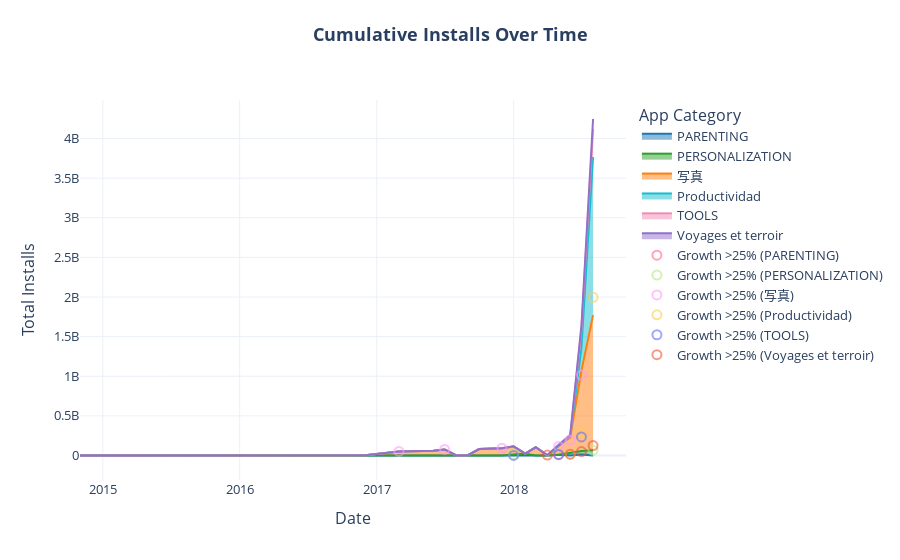

The code cell stored with this chart in its notebook:
### Code cell
import pandas as pd
import plotly.express as px
import plotly.graph_objects as go
from datetime import datetime, timedelta, timezone

df = pd.read_csv("Play Store Data.csv")

df['Rating'] = pd.to_numeric(df['Rating'], errors='coerce')
df['Installs'] = df['Installs'].astype(str).str.replace(r'\D', '', regex=True).replace('', '0').astype(int)
df['Reviews'] = pd.to_numeric(df['Reviews'], errors='coerce')
df['Last Updated'] = pd.to_datetime(df['Last Updated'], errors='coerce')

def clean_size(size):
    size_str = str(size)
    if 'M' in size_str: return float(size_str.replace('M', ''))
    if 'k' in size_str: return float(size_str.replace('k', '')) / 1024
    return 0
df['Size_MB'] = df['Size'].apply(clean_size)

mask = (
    (df['Rating'] >= 4.2) &
    (~df['App'].str.contains(r'\d', na=False)) &
    (df['Category'].str.startswith(('T', 'P'), na=False)) &
    (df['Reviews'] > 1000) &
    (df['Size_MB'] >= 20) & (df['Size_MB'] <= 80)
)

df_filtered = df[mask].copy()

now_utc = datetime.now(timezone.utc)
now_ist = now_utc + timedelta(hours=5, minutes=30)
current_hour = now_ist.hour

if 16 <= current_hour < 18:
    # Prepare Time Series Data (Cumulative Installs)
    df_filtered['Month_Year'] = df_filtered['Last Updated'].dt.to_period('M').dt.to_timestamp()
    
    # Group by Category and Month
    ts_df = df_filtered.groupby(['Category', 'Month_Year'])['Installs'].sum().reset_index()
    ts_df = ts_df.sort_values(['Category', 'Month_Year'])
    
    # Calculate Cumulative Installs and MoM Growth
    ts_df['Cumulative_Installs'] = ts_df.groupby('Category')['Installs'].cumsum()
    ts_df['MoM_Growth'] = ts_df.groupby('Category')['Installs'].pct_change()

    # Translation Mapping for Legend
    translations = {
        'TRAVEL_AND_LOCAL': 'Voyages et terroir',
        'PRODUCTIVITY': 'Productividad',
        'PHOTOGRAPHY': '写真'
    }
    ts_df['Category_Display'] = ts_df['Category'].map(lambda x: translations.get(x, x))

    # 4. Create Stacked Area Chart
    fig = px.area(
        ts_df,
        x='Month_Year',
        y='Cumulative_Installs',
        color='Category_Display',
        color_discrete_sequence=[
            "#1F77B4",  # blue
            "#2CA02C",  # green
            "#FF7F0E",  # yellow
            "#17BECF",  # coral
            "#F08BB4 ",
            "#9270CA" #purple
        ],
        title='<b>Task 4: Cumulative Installs Over Time (4 PM - 6 PM IST Only)</b>', 
        labels={'Month_Year': 'Date', 'Cumulative_Installs': 'Total Installs', 'Category_Display': 'Legend'}
    )
    for trace in fig.data:
        trace.opacity = 0.6   # base opacity



    # 5. Highlight MoM Increase > 25%
    high_growth = ts_df[ts_df['MoM_Growth'] > 0.25]



    for cat in high_growth['Category_Display'].unique():

        cat_data = high_growth[high_growth['Category_Display'] == cat]

        fig.add_trace(go.Scatter(

            x=cat_data['Month_Year'],

            y=cat_data['Cumulative_Installs'],

            mode='markers',

            marker=dict(size=9, symbol='circle-open',opacity=0.6, line=dict(width=2, color='#D62728')),

            name=f'Growth >25% ({cat})',

            hoverinfo='text',

            text=[f"{cat}: {g:.1%} MoM Increase" for g in cat_data['MoM_Growth']]

        ))

    # Increase color intensity for high-growth months (area emphasis)
    fig.add_trace(
        go.Scatter(
            x=high_growth['Month_Year'],
            y=high_growth['Cumulative_Installs'],
            mode='lines',
            line=dict(width=0),
            fill='tonexty',
            fillcolor='rgba(255,0,0,0.25)',  # increased intensity
            showlegend=False,
            hoverinfo='skip'
        )
    )

    
    fig.update_layout(
        template="plotly_white",
        title_x=0.5,
        font=dict(size=13),
        legend_title="App Category"
    )
    fig.update_layout(
        title=dict(
            text="<b>Cumulative Installs Over Time</b>",
            x=0.5,
            y=0.95
        ),
        margin=dict(t=100)
    )

    fig.show()
    import plotly.io as pio
    pio.write_html(fig, "task4.html", auto_open=False)
    fig4 = fig
else:
    with open("task4.html", "w", encoding="utf-8") as f:
        f.write("""
        <html>
        <head>
            <style>
                body{
                    margin:0;
                    display:flex;
                    align-items:center;
                    justify-content:center;
                    height:100vh;
                    font-family:Segoe UI, Arial;
                    background:#f4f6f8;
                    color:#333;
                }
                .msg{
                    padding:30px 40px;
                    border-radius:16px;
                    background:white;
                    box-shadow:0 10px 25px rgba(0,0,0,0.15);
                    text-align:center;
                }
                h2{margin:0 0 10px;}
            </style>
        </head>
        <body>
            <div class="msg">
                <h2>⏰ Task 4 Unavailable</h2>
                <p>Visible only between <b>4 PM – 6 PM IST</b></p>
            </div>
        </body>
        </html>
        """)

    print(f"Task 4 is currently hidden. Current IST: {now_ist.strftime('%H:%M')}. Please check back between 4 PM and 6 PM IST.")

### Figure 1 — Plotly figure (JSON) as saved in the notebook; plotly's stock layout.template omitted (floating-point values rounded to 4 significant figures)
{"data": [{"fillpattern": {"shape": ""}, "hovertemplate": "Legend=PARENTING<br>Date=%{x}<br>Total Installs=%{y}<extra></extra>", "legendgroup": "PARENTING", "line": {"color": "#1F77B4"}, "marker": {"symbol": "circle"}, "mode": "lines", "name": "PARENTING", "opacity": 0.6, "orientation": "v", "showlegend": true, "stackgroup": "1", "type": "scatter", "x": ["2018-03-01T00:00:00.000000000", "2018-05-01T00:00:00.000000000", "2018-07-01T00:00:00.000000000"], "xaxis": "x", "y": [100000, 10100000, 10700000], "yaxis": "y"}, {"fillpattern": {"shape": ""}, "hovertemplate": "Legend=PERSONALIZATION<br>Date=%{x}<br>Total Installs=%{y}<extra></extra>", "legendgroup": "PERSONALIZATION", "line": {"color": "#2CA02C"}, "marker": {"symbol": "circle"}, "mode": "lines", "name": "PERSONALIZATION", "opacity": 0.6, "orientation": "v", "showlegend": true, "stackgroup": "1", "type": "scatter", "x": ["2016-12-01T00:00:00.000000000", "2017-09-01T00:00:00.000000000", "2018-01-01T00:00:00.000000000", "2018-02-01T00:00:00.000000000", "2018-06-01T00:00:00.000000000", "2018-07-01T00:00:00.000000000", "2018-08-01T00:00:00.000000000"], "xaxis": "x", "y": [2000000, 3000000, 13000000, 23000000, 33000000, 44500000, 64500000], "yaxis": "y"}, {"fillpattern": {"shape": ""}, "hovertemplate": "Legend=写真<br>Date=%{x}<br>Total Installs=%{y}<extra></extra>", "legendgroup": "写真", "line": {"color": "#FF7F0E"}, "marker": {"symbol": "circle"}, "mode": "lines", "name": "写真", "opacity": 0.6, "orientation": "v", "showlegend": true, "stackgroup": "1", "type": "scatter", "x": ["2014-11-01T00:00:00.000000000", "2017-03-01T00:00:00.000000000", "2017-06-01T00:00:00.000000000", "2017-07-01T00:00:00.000000000", "2017-10-01T00:00:00.000000000", "2017-12-01T00:00:00.000000000", "2018-01-01T00:00:00.000000000", "2018-03-01T00:00:00.000000000", "2018-05-01T00:00:00.000000000", "2018-06-01T00:00:00.000000000", "2018-07-01T00:00:00.000000000", "2018-08-01T00:00:00.000000000"], "xaxis": "x", "y": [1000000, 51000000, 61000000, 76000000, 81000000, 91000000, 101000000, 103000000, 114000000, 195000000, 1015000000, 1706500000], "yaxis": "y"}, {"fillpattern": {"shape": ""}, "hovertemplate": "Legend=Productividad<br>Date=%{x}<br>Total Installs=%{y}<extra></extra>", "legendgroup": "Productividad", "line": {"color": "#17BECF"}, "marker": {"symbol": "circle"}, "mode": "lines", "name": "Productividad", "opacity": 0.6, "orientation": "v", "showlegend": true, "stackgroup": "1", "type": "scatter", "x": ["2016-10-01T00:00:00.000000000", "2018-02-01T00:00:00.000000000", "2018-06-01T00:00:00.000000000", "2018-07-01T00:00:00.000000000", "2018-08-01T00:00:00.000000000"], "xaxis": "x", "y": [1000000, 1100000, 16100000, 292100000, 1997100000], "yaxis": "y"}, {"fillpattern": {"shape": ""}, "hovertemplate": "Legend=TOOLS<br>Date=%{x}<br>Total Installs=%{y}<extra></extra>", "legendgroup": "TOOLS", "line": {"color": "#F08BB4 "}, "marker": {"symbol": "circle"}, "mode": "lines", "name": "TOOLS", "opacity": 0.6, "orientation": "v", "showlegend": true, "stackgroup": "1", "type": "scatter", "x": ["2017-08-01T00:00:00.000000000", "2018-01-01T00:00:00.000000000", "2018-05-01T00:00:00.000000000", "2018-07-01T00:00:00.000000000", "2018-08-01T00:00:00.000000000"], "xaxis": "x", "y": [50000, 1050000, 11050000, 233650000, 353650000], "yaxis": "y"}, {"fillpattern": {"shape": ""}, "hovertemplate": "Legend=Voyages et terroir<br>Date=%{x}<br>Total Installs=%{y}<extra></extra>", "legendgroup": "Voyages et terroir", "line": {"color": "#9270CA"}, "marker": {"symbol": "circle"}, "mode": "lines", "name": "Voyages et terroir", "opacity": 0.6, "orientation": "v", "showlegend": true, "stackgroup": "1", "type": "scatter", "x": ["2017-10-01T00:00:00.000000000", "2018-04-01T00:00:00.000000000", "2018-06-01T00:00:00.000000000", "2018-07-01T00:00:00.000000000", "2018-08-01T00:00:00.000000000"], "xaxis": "x", "y": [50000, 5050000, 16050000, 49150000, 125250000], "yaxis": "y"}, {"hoverinfo": "text", "marker": {"line": {"color": "#D62728", "width": 2}, "opacity": 0.6, "size": 9, "symbol": "circle-open"}, "mode": "markers", "name": "Growth >25% (PARENTING)", "text": ["PARENTING: 9900.0% MoM Increase"], "type": "scatter", "x": ["2018-05-01T00:00:00.000000000"], "y": [10100000]}, {"hoverinfo": "text", "marker": {"line": {"color": "#D62728", "width": 2}, "opacity": 0.6, "size": 9, "symbol": "circle-open"}, "mode": "markers", "name": "Growth >25% (PERSONALIZATION)", "text": ["PERSONALIZATION: 900.0% MoM Increase", "PERSONALIZATION: 73.9% MoM Increase"], "type": "scatter", "x": ["2018-01-01T00:00:00.000000000", "2018-08-01T00:00:00.000000000"], "y": [13000000, 64500000]}, {"hoverinfo": "text", "marker": {"line": {"color": "#D62728", "width": 2}, "opacity": 0.6, "size": 9, "symbol": "circle-open"}, "mode": "markers", "name": "Growth >25% (写真)", "text": ["写真: 4900.0% MoM Increase", "写真: 50.0% MoM Increase", "写真: 100.0% MoM Increase", "写真: 450.0% MoM Increase", "写真: 636.4% MoM Increase", "写真: 912.3% MoM Increase"], "type": "scatter", "x": ["2017-03-01T00:00:00.000000000", "2017-07-01T00:00:00.000000000", "2017-12-01T00:00:00.000000000", "2018-05-01T00:00:00.000000000", "2018-06-01T00:00:00.000000000", "2018-07-01T00:00:00.000000000"], "y": [51000000, 76000000, 91000000, 114000000, 195000000, 1015000000]}, {"hoverinfo": "text", "marker": {"line": {"color": "#D62728", "width": 2}, "opacity": 0.6, "size": 9, "symbol": "circle-open"}, "mode": "markers", "name": "Growth >25% (Productividad)", "text": ["Productividad: 14900.0% MoM Increase", "Productividad: 1740.0% MoM Increase", "Productividad: 517.8% MoM Increase"], "type": "scatter", "x": ["2018-06-01T00:00:00.000000000", "2018-07-01T00:00:00.000000000", "2018-08-01T00:00:00.000000000"], "y": [16100000, 292100000, 1997100000]}, {"hoverinfo": "text", "marker": {"line": {"color": "#D62728", "width": 2}, "opacity": 0.6, "size": 9, "symbol": "circle-open"}, "mode": "markers", "name": "Growth >25% (TOOLS)", "text": ["TOOLS: 1900.0% MoM Increase", "TOOLS: 900.0% MoM Increase", "TOOLS: 2126.0% MoM Increase"], "type": "scatter", "x": ["2018-01-01T00:00:00.000000000", "2018-05-01T00:00:00.000000000", "2018-07-01T00:00:00.000000000"], "y": [1050000, 11050000, 233650000]}, {"hoverinfo": "text", "marker": {"line": {"color": "#D62728", "width": 2}, "opacity": 0.6, "size": 9, "symbol": "circle-open"}, "mode": "markers", "name": "Growth >25% (Voyages et terroir)", "text": ["Voyages et terroir: 9900.0% MoM Increase", "Voyages et terroir: 120.0% MoM Increase", "Voyages et terroir: 200.9% MoM Increase", "Voyages et terroir: 129.9% MoM Increase"], "type": "scatter", "x": ["2018-04-01T00:00:00.000000000", "2018-06-01T00:00:00.000000000", "2018-07-01T00:00:00.000000000", "2018-08-01T00:00:00.000000000"], "y": [5050000, 16050000, 49150000, 125250000]}, {"fill": "tonexty", "fillcolor": "rgba(255,0,0,0.25)", "hoverinfo": "skip", "line": {"width": 0}, "mode": "lines", "showlegend": false, "type": "scatter", "x": ["2018-05-01T00:00:00.000000000", "2018-01-01T00:00:00.000000000", "2018-08-01T00:00:00.000000000", "2017-03-01T00:00:00.000000000", "2017-07-01T00:00:00.000000000", "2017-12-01T00:00:00.000000000", "2018-05-01T00:00:00.000000000", "2018-06-01T00:00:00.000000000", "2018-07-01T00:00:00.000000000", "2018-06-01T00:00:00.000000000", "2018-07-01T00:00:00.000000000", "2018-08-01T00:00:00.000000000", "2018-01-01T00:00:00.000000000", "2018-05-01T00:00:00.000000000", "2018-07-01T00:00:00.000000000", "2018-04-01T00:00:00.000000000", "2018-06-01T00:00:00.000000000", "2018-07-01T00:00:00.000000000", "2018-08-01T00:00:00.000000000"], "y": [10100000, 13000000, 64500000, 51000000, 76000000, 91000000, 114000000, 195000000, 1015000000, 16100000, 292100000, 1997100000, 1050000, 11050000, 233650000, 5050000, 16050000, 49150000, 125250000]}], "layout": {"font": {"size": 13}, "legend": {"title": {"text": "App Category"}, "tracegroupgap": 0}, "margin": {"t": 100}, "title": {"text": "<b>Cumulative Installs Over Time</b>", "x": 0.5, "y": 0.95}, "xaxis": {"anchor": "y", "domain": [0, 1], "title": {"text": "Date"}}, "yaxis": {"anchor": "x", "domain": [0, 1], "title": {"text": "Total Installs"}}}}
